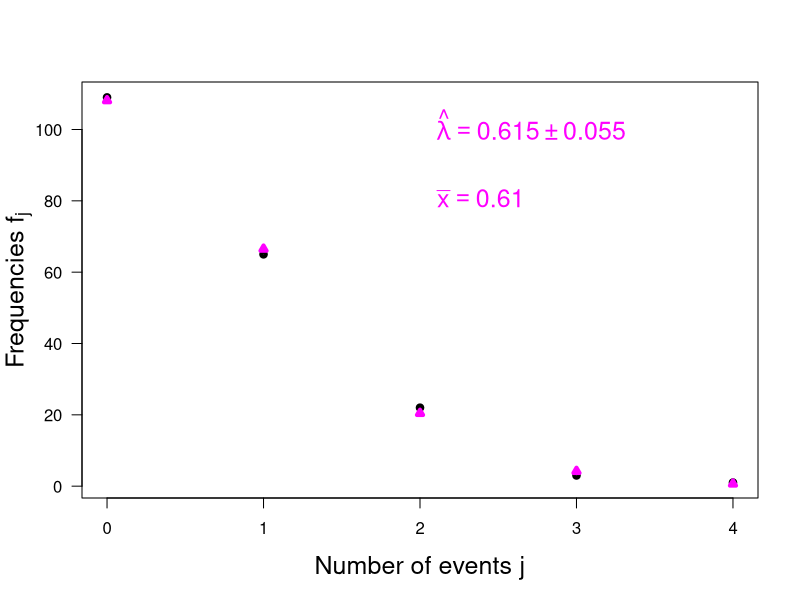

The R script that drew this image:
print('file: PointEstFatalHorseKicks.R')
# fatal horse kicks (Barlow, 1999) 
ja=seq(0,4)                    # number of events
frequencies=c(109,65,22,3,1)   # frequencies
lambdaEst=sum(ja*frequencies)/sum(frequencies) # estimate of mean number of deaths per corps per year
# Bayesian estimate:
n = sum(frequencies)
s = sum(ja*frequencies)
lambdaEstB = (s+1)/n; print(c(round(lambdaEstB,4),'lambdaEstB'))
ulambdaEstB = sqrt((s+1))/n; print(c(round(ulambdaEstB,4),'ulambdaEstB'))
lambdaEstBr = round(lambdaEstB,3); ulambdaEstBr = round(ulambdaEstB,3)
# prediction based on Poisson distribution:
pPredict=dpois(ja,lambdaEstB) # probabilities based on estimated lambda
relfre=frequencies/sum(frequencies) # relative frequencies
fPredict=pPredict*sum(frequencies)  # predicted frequencies
# ---------- plots:
sflag = 1
if (sflag == 1) {
  # png('FatalHorseKicksF170720.png',width=16,height=16,units='cm',res=300)
  plot(ja,frequencies,type='p',col='black',xlab='Number of events j',ylab='',
       main='',lwd=4,cex=0.6,las=1,cex.lab=1.5)
  title(ylab=expression(paste('Frequencies ',f[j])),line=2.3,cex.lab=1.5)
  points(ja,fPredict,col='magenta',lwd=4,cex=0.6,pch=24)
  xt = 2
  text(2,80,pos=4,bquote(~bar(x) == .(lambdaEst)),col='magenta',cex=1.5)
  text(2,100,pos=4,bquote(~hat(lambda) == .(lambdaEstBr)  %+-% .(ulambdaEstBr)),col='magenta',cex=1.5)
  # dev.off()
}
if (sflag == 2) {
  # png('FatalHorseKicksP170720.png',width=16,height=16,units='cm',res=300)
  plot(ja,relfre,type='p',col='black',las=1,cex=0.6,main='',xlab='Number of events j',
       ylab='',lwd=4,cex.lab=1.5)
  title(ylab='Probability, relative frequency',line=2.5,cex.lab=1.5)
  points(ja,pPredict,col='magenta',lwd=4,cex=0.6,pch=24)
  xt = 2
  text(2,0.4,pos=4,bquote(~bar(x) == .(lambdaEst)),col='magenta',cex=1.5)
  text(2,0.5,pos=4,bquote(~hat(lambda) == .(lambdaEstBr)  %+-% .(ulambdaEstBr)),col='magenta',cex=1.5)
  # dev.off()
}
